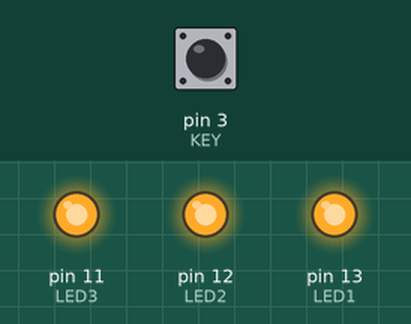
Simulated run of this sketch. Board: Arduino Uno, built with avr-gcc and run on an emulated ATmega328P. Shown: output pins drawn as LEDs (lit = HIGH). The test bench sets the inputs (shaded band); at power-on: pin 3 (KEY) HIGH.

Above: at 0.1 s.
Timing chart, 0 to 1.6 s (numbered marks = the images above):
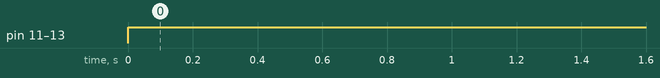

Measured:
- by itself, pin 11 (LED3), pin 12 (LED2), pin 13 (LED1): LOW → HIGH at 0.00 s

The sketch:

B_N_CODE_B_I_2_LTN.ino
```cpp
#define KEY 3
#define LED1 13
#define LED2 12
#define LED3 11

int buttonStatel,dem=0;

void setup() {
  // put your setup code here, to run once:
  pinMode(LED1, OUTPUT);
  pinMode(LED2, OUTPUT);
  pinMode(LED3, OUTPUT);
  pinMode(KEY, INPUT);
}

void loop() {
  // put your main code here, to run repeatedly:
  if(digitalRead(KEY)==LOW);
  {
    while(digitalRead(KEY)==LOW);
    dem++;
    if(dem > 5) dem=5;
  }

  switch(dem)
  {
    case 1:
          digitalWrite(LED1, HIGH);
          digitalWrite(LED2, LOW);
          digitalWrite(LED3, LOW);

          break;
    case 2:
          digitalWrite(LED1, LOW);
          digitalWrite(LED2, HIGH);
          digitalWrite(LED3, LOW);

          break;
    case 3:
          digitalWrite(LED1, LOW);
          digitalWrite(LED2, LOW);
          digitalWrite(LED3, HIGH);

          break;
    case 4:
          digitalWrite(LED1, HIGH);
          digitalWrite(LED2, HIGH);
          digitalWrite(LED3, HIGH);
  }
}
```
